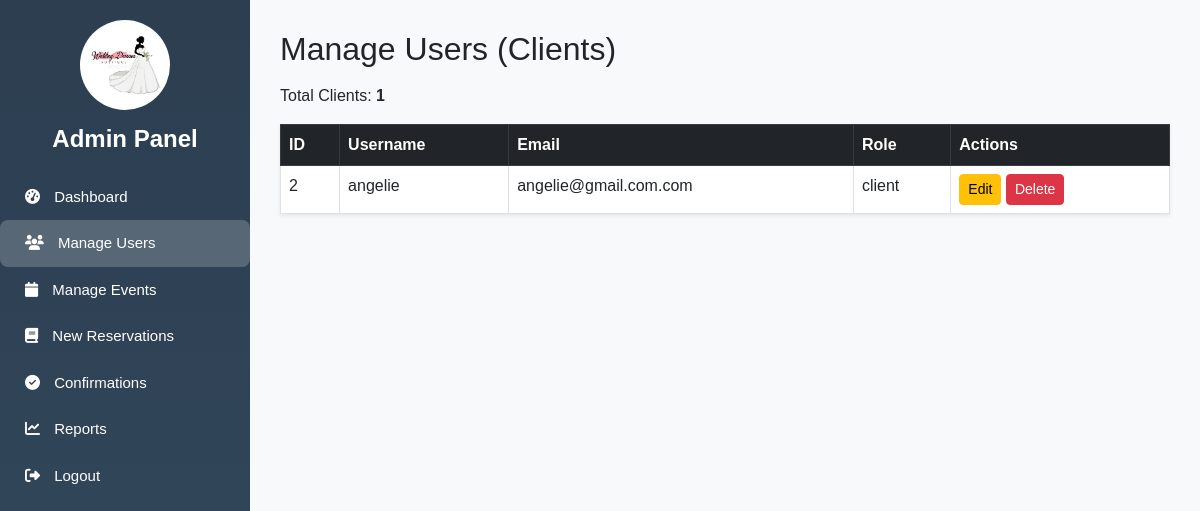
Screenshot of /manage_user.php with the database file from the repository.
### tables this page shows
CREATE TABLE `users` (
  `id` int(11) NOT NULL,
  `firstname` varchar(100) DEFAULT NULL,
  `middlename` varchar(100) DEFAULT NULL,
  `lastname` varchar(100) DEFAULT NULL,
  `phone_number` varchar(11) DEFAULT NULL,
  `username` varchar(50) NOT NULL,
  `password` varchar(255) NOT NULL,
  `role` varchar(20) NOT NULL DEFAULT 'client',
  `email` varchar(100) NOT NULL,
  `security_question` varchar(255) NOT NULL,
  `security_answer_hash` char(64) NOT NULL,
  `status` varchar(20) DEFAULT 'active'
);

### manage_user.php (the view, shortened to what this page needs)
<?php
require 'config.php';
$stmt = $pdo->query("SELECT COUNT(*) as total FROM users WHERE role = 'client'");
$totalUsers = $stmt->fetch(PDO::FETCH_ASSOC)['total'];
$stmt = $pdo->prepare("SELECT * FROM users WHERE role = 'client'");
$stmt->execute();
$users = $stmt->fetchAll(PDO::FETCH_ASSOC);
?>
<!DOCTYPE html>
<html lang="en">
<head>
    <link rel="stylesheet" href="https://cdn.jsdelivr.net/npm/bootstrap@5.3.0/dist/css/bootstrap.min.css">
    <link rel="stylesheet" href="https://cdnjs.cloudflare.com/ajax/libs/font-awesome/6.4.2/css/all.min.css">
</head>
<body>
    <div class="sidebar">
        <div class="logo">
            <img src="images/logo.webp" alt="Logo">
        </div>
        <h4>Admin Panel</h4>
        <a href="dashboard_admin.php"><i class="fa fa-tachometer-alt"></i> Dashboard</a>
        <a href="manage_users.php" class="active"><i class="fa fa-users"></i> Manage Users</a>
        <a href="manage_events.php"><i class="fa fa-calendar"></i> Manage Events</a>
        <a href="reservations.php"><i class="fa fa-book"></i> New Reservations</a>
        <a href="confirmations.php"><i class="fa fa-check-circle"></i> Confirmations</a>
        <a href="reports.php"><i class="fa fa-chart-line"></i> Reports</a>
        <a href="logout.php"><i class="fa fa-sign-out-alt"></i> Logout</a>
    </div>
    <div class="content">
        <h2 class="mb-3">Manage Users (Clients)</h2>
        <p>Total Clients: <strong><?= $totalUsers ?></strong></p>
        <table class="table table-bordered table-hover bg-white shadow-sm">
            <thead class="table-dark">
                <tr>
                    <th>ID</th>
                    <th>Username</th>
                    <th>Email</th>
                    <th>Role</th>
                    <th>Actions</th>
                </tr>
            </thead>
            <tbody>
                <?php foreach ($users as $user): ?>
                <tr>
                    <td><?= htmlspecialchars($user['id']) ?></td>
                    <td><?= htmlspecialchars($user['username']) ?></td>
                    <td><?= htmlspecialchars($user['email']) ?></td>
                    <td><?= htmlspecialchars($user['role']) ?></td>
                    <td>
                        <a href="edit_user.php?id=<?= $user['id'] ?>" class="btn btn-warning btn-sm">Edit</a>
                        <a href="delete_user.php?id=<?= $user['id'] ?>" class="btn btn-danger btn-sm" onclick="return confirm('Are you sure you want to delete this user?')">Delete</a>
                    </td>
                </tr>
                <?php endforeach ?>
            </tbody>
        </table>
    </div>
</body>
</html>

### manage_user.php (style rules this page uses)
body { margin: 0; font-family: 'Poppins', sans-serif; background: #f8f9fa; }
.sidebar { width: 250px; height: 100vh; background: linear-gradient(to bottom, #2c3e50, #34495e); color: white; position: fixed; top: 0; left: 0; padding: 20px 0; }
.sidebar .logo { text-align: center; margin-bottom: 15px; }
.sidebar .logo img { width: 90px; height: 90px; border-radius: 50%; object-fit: cover; }
.sidebar h4 { text-align: center; margin: 10px 0 20px; font-weight: bold; }
.sidebar a { display: block; padding: 12px 25px; color: white; text-decoration: none; font-size: 15px; transition: all 0.3s; }
.sidebar a:hover, .sidebar a.active { background: rgba(255, 255, 255, 0.2); border-radius: 8px; }
.sidebar a i { margin-right: 10px; }
.content { margin-left: 250px; padding: 30px; }

### rows the page displays
users: id "2", username "angelie", email "angelie@gmail.com.com", role "client"

### other values shown
$totalUsers "1"
